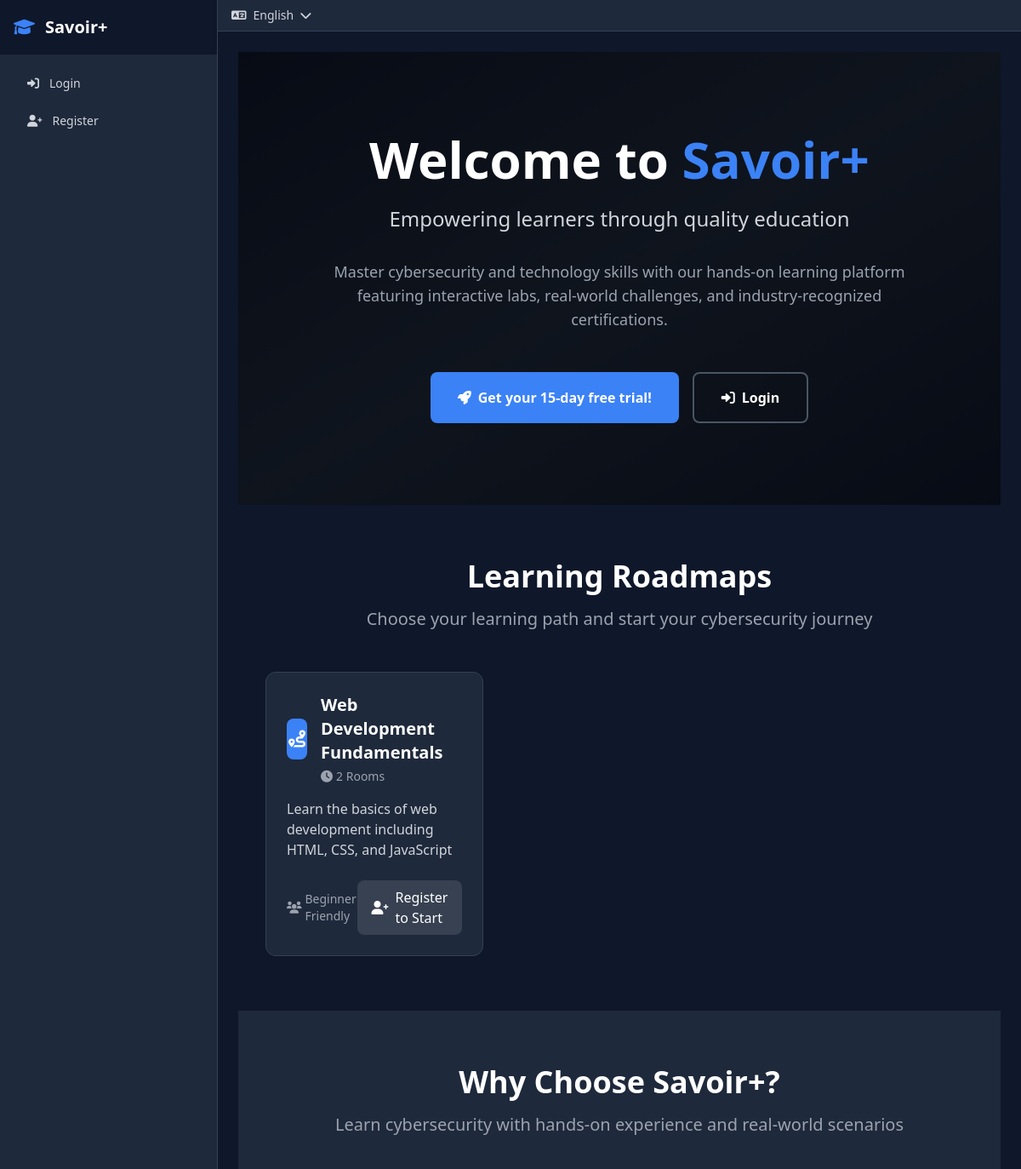
Before: / (upper part) with the older database file.
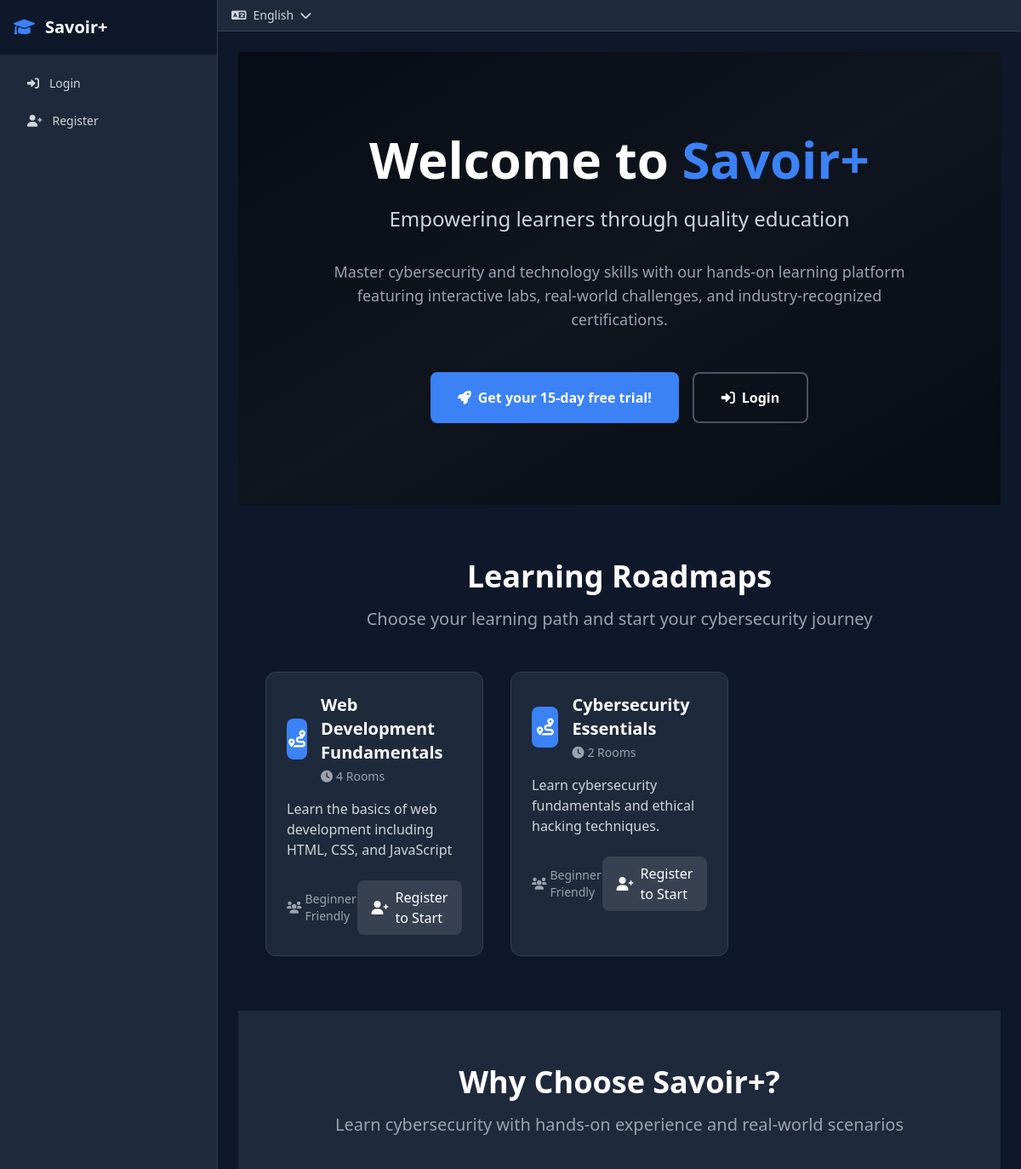
After: the same page with the newer database file.
### lms/models.py (models this page shows, shortened)
class Roadmap(models.Model):
    title = models.CharField(max_length=200, verbose_name=_('Title'))
    title_fr = models.CharField(max_length=200, blank=True, verbose_name=_('Title (French)'))
    description = models.TextField(verbose_name=_('Description'))
    description_fr = models.TextField(blank=True, verbose_name=_('Description (French)'))
    is_active = models.BooleanField(default=True, verbose_name=_('Is Active'))
    created_at = models.DateTimeField(auto_now_add=True)
    class Meta:
        verbose_name = _('Roadmap')
        verbose_name_plural = _('Roadmaps')

### lms/views.py (the view)
# urls.py: path('', views.home, name='home'),
def home(request):
    if request.user.is_authenticated:
        return redirect('dashboard')
    roadmaps = Roadmap.objects.filter(is_active=True)
    return render(request, 'lms/home.html', {'roadmaps': roadmaps})

### templates/lms/home.html (shortened to what this page needs)
{% extends 'base.html' %}
{% load i18n %}
{% block content %}
<div class="relative overflow-hidden bg-gradient-to-br from-dark-bg via-dark-card to-dark-bg">
    <div class="absolute inset-0 bg-black opacity-50"></div>
    <div class="relative max-w-7xl mx-auto px-4 sm:px-6 lg:px-8 py-24">
        <div class="text-center">
            <h1 class="text-4xl md:text-6xl font-bold text-white mb-6">
                Welcome to <span class="text-primary">Savoir+</span>
            </h1>
            <p class="text-xl md:text-2xl text-gray-300 mb-8 max-w-3xl mx-auto">
                {% trans "Empowering learners through quality education" %}
            </p>
            <p class="text-lg text-gray-400 mb-12 max-w-2xl mx-auto">
                Master cybersecurity and technology skills with our hands-on learning platform featuring interactive labs, real-world challenges, and industry-recognized certifications.
            </p>
            {% if not user.is_authenticated %}
            <div class="flex flex-col sm:flex-row gap-4 justify-center">
                <a href="{% url 'register' %}" class="inline-flex items-center px-8 py-4 bg-primary hover:bg-primary-dark text-white font-semibold rounded-lg transition-colors transform hover:scale-105">
                    <i class="fas fa-rocket mr-2"></i>{% trans "Get your 15-day free trial!" %}
                </a>
                <a href="{% url 'login' %}" class="inline-flex items-center px-8 py-4 bg-transparent border-2 border-gray-600 hover:border-primary text-white font-semibold rounded-lg transition-colors">
                    <i class="fas fa-sign-in-alt mr-2"></i>{% trans "Login" %}
                </a>
            </div>
            {% else %}
            <a href="{% url 'dashboard' %}" class="inline-flex items-center px-8 py-4 bg-primary hover:bg-primary-dark text-white font-semibold rounded-lg transition-colors transform hover:scale-105">
                <i class="fas fa-tachometer-alt mr-2"></i>{% trans "Go to Dashboard" %}
            </a>
            {% endif %}
        </div>
    </div>
</div>
<div class="max-w-7xl mx-auto px-4 sm:px-6 lg:px-8 py-16">
    <div class="text-center mb-12">
        <h2 class="text-3xl md:text-4xl font-bold text-white mb-4">{% trans "Learning Roadmaps" %}</h2>
        <p class="text-xl text-gray-400">Choose your learning path and start your cybersecurity journey</p>
    </div>
    {% if roadmaps %}
    <div class="grid grid-cols-1 md:grid-cols-2 lg:grid-cols-3 gap-8">
        {% for roadmap in roadmaps %}
        <div class="bg-dark-card border border-dark-border rounded-xl p-6 hover:border-primary transition-all duration-300 transform hover:scale-105">
            <div class="flex items-center mb-4">
                <div class="w-12 h-12 bg-primary rounded-lg flex items-center justify-center mr-4">
                    <i class="fas fa-route text-white text-xl"></i>
                </div>
                <div>
                    <h3 class="text-xl font-semibold text-white">{{ roadmap.title }}</h3>
                    <div class="flex items-center text-sm text-gray-400 mt-1">
                        <i class="fas fa-clock mr-1"></i>
                        <span>{{ roadmap.rooms.count }} {% trans "Rooms" %}</span>
                    </div>
                </div>
            </div>
            <p class="text-gray-300 mb-6 line-clamp-3">
                {{ roadmap.description|truncatewords:20 }}
            </p>
            <div class="flex items-center justify-between">
                <div class="flex items-center">
                    <div class="flex items-center text-sm text-gray-400">
                        <i class="fas fa-users mr-1"></i>
                        <span>Beginner Friendly</span>
                    </div>
                </div>
                {% if user.is_authenticated %}
                <a href="{% url 'roadmap_detail' roadmap.id %}" class="inline-flex items-center px-4 py-2 bg-primary hover:bg-primary-dark text-white font-medium rounded-lg transition-colors">
                    <i class="fas fa-play mr-2"></i>{% trans "Start Learning" %}
                </a>
                {% else %}
                <a href="{% url 'register' %}" class="inline-flex items-center px-4 py-2 bg-gray-700 hover:bg-primary text-white font-medium rounded-lg transition-colors">
                    <i class="fas fa-user-plus mr-2"></i>{% trans "Register to Start" %}
                </a>
                {% endif %}
            </div>
        </div>
        {% endfor %}
    </div>
    {% endif %}
</div>
<div class="bg-dark-card py-16">
    <div class="max-w-7xl mx-auto px-4 sm:px-6 lg:px-8">
        <div class="text-center mb-12">
            <h2 class="text-3xl md:text-4xl font-bold text-white mb-4">Why Choose Savoir+?</h2>
            <p class="text-xl text-gray-400">Learn cybersecurity with hands-on experience and real-world scenarios</p>
        </div>
    </div>
</div>
{% endblock %}

### templates/base.html (shortened to what this page needs)
{% load i18n %}
<!DOCTYPE html>
<html lang="{% get_current_language as LANGUAGE_CODE %}{{ LANGUAGE_CODE }}" class="dark">
<head>
    <script src="https://cdn.tailwindcss.com"></script>
    <link href="https://cdnjs.cloudflare.com/ajax/libs/font-awesome/6.0.0/css/all.min.css" rel="stylesheet">
    {% load static %}
    <link href="{% static 'css/style.css' %}" rel="stylesheet">
</head>
<body class="bg-dark-bg text-white min-h-screen">
    <div class="flex">
        <div class="hidden md:flex md:w-64 md:flex-col">
            <div class="flex flex-col flex-1 min-h-0 bg-dark-card border-r border-dark-border">
                <div class="flex items-center h-16 px-4 bg-dark-bg">
                    <a href="{% url 'home' %}" class="flex items-center text-xl font-bold text-white">
                        <i class="fas fa-graduation-cap mr-3 text-primary"></i>Savoir+
                    </a>
                </div>
                <nav class="flex-1 px-4 py-4 space-y-2">
                    {% if not user.is_authenticated %}
                    <a href="{% url 'login' %}" class="flex items-center px-4 py-2 text-sm font-medium text-gray-300 rounded-lg hover:bg-gray-700 hover:text-white transition-colors">
                        <i class="fas fa-sign-in-alt mr-3"></i>{% trans "Login" %}
                    </a>
                    <a href="{% url 'register' %}" class="flex items-center px-4 py-2 text-sm font-medium text-gray-300 rounded-lg hover:bg-gray-700 hover:text-white transition-colors">
                        <i class="fas fa-user-plus mr-3"></i>{% trans "Register" %}
                    </a>
                    {% endif %}
                </nav>
            </div>
        </div>
        <div class="flex flex-col flex-1">
            <div class="bg-dark-card border-b border-dark-border px-4 py-2">
                <div class="flex items-center justify-between">
                    <div class="flex items-center space-x-4">
                        <div class="relative">
                            <button id="language-dropdown" class="flex items-center text-sm text-gray-300 hover:text-white">
                                <i class="fas fa-language mr-2"></i>
                                {% get_current_language as LANGUAGE_CODE %}
                                {% if LANGUAGE_CODE == 'fr' %}Français{% else %}English{% endif %}
                                <i class="fas fa-chevron-down ml-2"></i>
                            </button>
                        </div>
                    </div>
                </div>
            </div>
            <main class="flex-1 p-4 md:p-6">
                {% block content %}{% endblock %}
            </main>
        </div>
    </div>
</body>
</html>

### static/css/style.css (style rules this page uses)
:root { --primary-color: #007bff; --secondary-color: #6c757d; --success-color: #28a745; --warning-color: #ffc107; --danger-color: #dc3545; --info-color: #17a2b8; --light-color: #f8f9fa; --dark-color: #343a40; --font-family: 'Segoe UI', Tahoma, Geneva, Verdana, sans-serif; }
body { font-family: var(--font-family); line-height: 1.6; color: var(--dark-color); background-color: #f5f7fa; }

Changed rows visible on the page:
computed for Roadmap "Web Development Fundamentals": rooms.count "2" → "4"
added Roadmap: title "Cybersecurity Essentials", rooms.count "2", description "Learn cybersecurity fundamentals and ethical hacking techniques."
